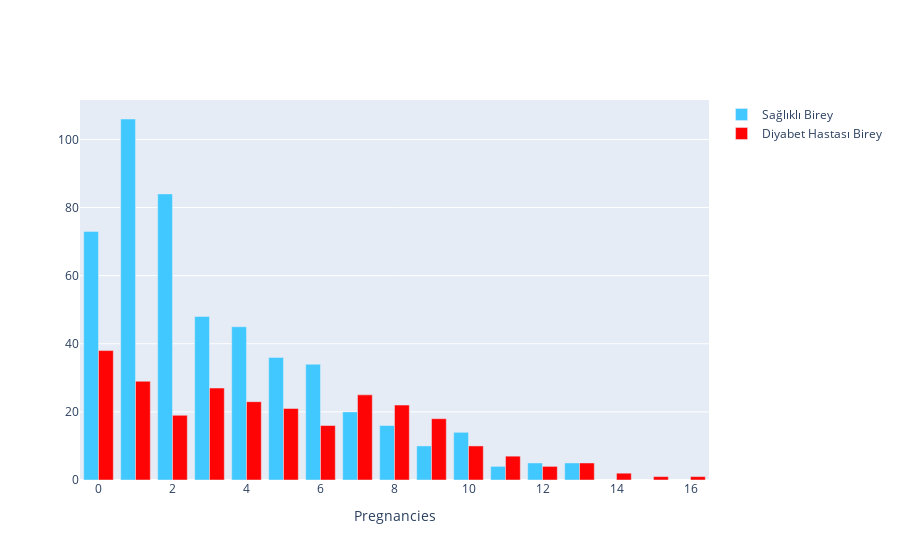

Source (notebook cell):
### Markdown cell above
Veri setinde sağlıklı insanların sayısı diyabet hastası olanların sayısının neredeyse 2 katı olduğu görülmektedir. Veri seti dengeli bir veri seti değildir.

### Code cell
fig = go.Figure()
H = diab_data_gorsel[(diab_data_gorsel['Outcome'] != 0)]
N = diab_data_gorsel[(diab_data_gorsel['Outcome'] == 0)]
trace1=go.Bar(
    x=N['Pregnancies'].unique().tolist().sort(),
    y=N.groupby('Pregnancies').count()['Outcome'].tolist(),
    name='Sağlıklı Birey',
    marker_color='#40C8FF'
)
trace2=go.Bar(
    x=H['Pregnancies'].unique().tolist().sort(),
    y=H.groupby('Pregnancies').count()['Outcome'].tolist(),
    name='Diyabet Hastası Birey',
    marker_color='#FF0404'
)
layout=dict(xaxis = dict(title = 'Pregnancies'))
data = [trace1, trace2]
fig = go.Figure(data = data,layout=layout)
iplot(fig)

### Figure 1 — Plotly figure (JSON) as saved in the notebook; plotly's stock layout.template omitted (floating-point values rounded to 4 significant figures)
{"data": [{"marker": {"color": "#40C8FF"}, "name": "Sağlıklı Birey", "type": "bar", "y": [73, 106, 84, 48, 45, 36, 34, 20, 16, 10, 14, 4, 5, 5]}, {"marker": {"color": "#FF0404"}, "name": "Diyabet Hastası Birey", "type": "bar", "y": [38, 29, 19, 27, 23, 21, 16, 25, 22, 18, 10, 7, 4, 5, 2, 1, 1]}], "layout": {"xaxis": {"title": {"text": "Pregnancies"}}}}
